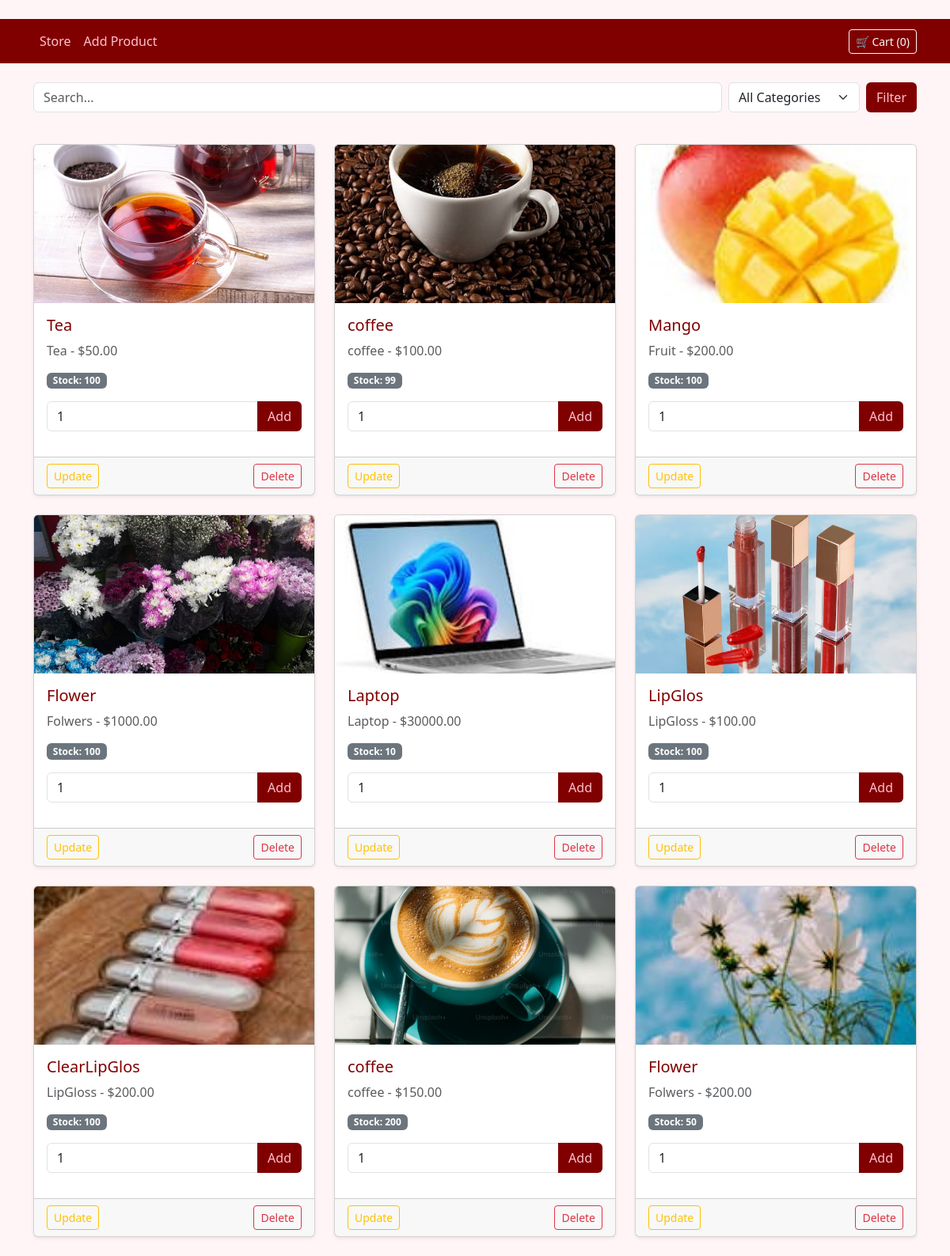
The page /store/ (signed in) on the database its author committed.
### product/models.py (models this page shows, shortened)
class product(models.Model):
    categories = [('Tea','Tea'), ('coffee','coffee'), ('Juice','Juice'),('Folwers','Folwers'),('Laptop','Laptop'),('Fruit','Fruit'),('LipGloss','LipGloss')]
    name = models.CharField(max_length=50)
    price = models.DecimalField(max_digits=10, decimal_places=2, validators=[MinValueValidator(0.01)])
    category = models.CharField(max_length=50, choices=categories)
    image = models.ImageField(upload_to='product_images/%y/%m/%d', blank=True)
    Is_Available = models.BooleanField(default=True)
    stock = models.PositiveIntegerField(default=0)

### product/views.py (the view)
# urls.py: path('store/', views.product_List, name='product_List'),
def product_List(request):
    if 'username' not in request.session: return redirect('home')
    products = product.objects.all()
    query = request.GET.get('q')
    if query: products = products.filter(name__icontains=query)
    cat = request.GET.get('category')
    if cat: products = products.filter(category=cat)
    return render(request, 'pages/product.html', {'pro': products})

### templates/pages/product.html (shortened to what this page needs)
{% extends 'base.html' %}
{% block content %}
<div class="row mb-4">
    <form class="d-flex" method="GET">
        <input name="q" class="form-control me-2" placeholder="Search..." value="{{ request.GET.q }}">
        <select name="category" class="form-select me-2" style="width: 200px;">
            <option value="">All Categories</option>
        </select>
        <button class="btn btn-custom" type="submit">Filter</button>
    </form>
</div>
<div class="row">
    {% for x in pro %}
    <div class="col-md-4 mb-4">
        <div class="card shadow-sm h-100">
            {% if x.image %}<img src="{{ x.image.url }}" class="card-img-top" style="height: 200px; object-fit: cover;">{% endif %}
            <div class="card-body">
                <h5 class="card-title" style="color: #800000;">{{ x.name }}</h5>
                <p class="text-muted">{{ x.category }} - ${{ x.price }}</p>
                <p class="badge bg-secondary">Stock: {{ x.stock }}</p>
                <form action="{% url 'add_to_cart' x.id %}" method="POST">
                    <div class="input-group">
                        <input type="number" name="quantity" value="1" min="1" max="{{ x.stock }}" class="form-control">
                        <button class="btn btn-custom" type="submit">Add</button>
                    </div>
                </form>
            </div>
            <div class="card-footer d-flex justify-content-between">
                <a href="{% url 'update_pro' x.id %}" class="btn btn-sm btn-outline-warning">Update</a>
                <a href="{% url 'delete_pro' x.id %}" class="btn btn-sm btn-outline-danger">Delete</a>
            </div>
        </div>
    </div>
    {% endfor %}
</div>
{% endblock %}

### templates/base.html (shortened to what this page needs)
﻿<!DOCTYPE html>
<html>
<head>
    <link href="https://cdn.jsdelivr.net/npm/bootstrap@5.3.0/dist/css/bootstrap.min.css" rel="stylesheet">
</head>
<body>
    <nav class="navbar navbar-expand-lg">
        <div class="container">
            <div class="navbar-nav me-auto">
                <a class="nav-link" href="{% url 'product_List' %}">Store</a>
                <a class="nav-link" href="{% url 'addpro' %}">Add Product</a>
            </div>
            <div class="d-flex align-items-center">
                <a href="{% url 'view_cart' %}" class="btn btn-outline-light btn-sm">🛒 Cart ({{ request.session.cart|length|default:0 }})</a>
            </div>
        </div>
    </nav>
    <div class="container mt-4">{% block content %}{% endblock %}</div>
</body>
</html>

### templates/base.html (style rules this page uses)
.navbar { background: #800000 !important; }
.nav-link, .navbar-brand { color: #FFC0CB !important; }
body { background: #fff5f6; }
.btn-custom { background: #800000; color: #FFC0CB; }

### rows shown on the page
product: image (picture), name "Tea", category "Tea", price "50.00", stock "100"
product: image (picture), name "coffee", category "coffee", price "100.00", stock "99"
product: image (picture), name "Mango", category "Fruit", price "200.00", stock "100"
product: image (picture), name "Flower", category "Folwers", price "1000.00", stock "100"
product: image (picture), name "Laptop", category "Laptop", price "30000.00", stock "10"
product: image (picture), name "LipGlos", category "LipGloss", price "100.00", stock "100"
product: image (picture), name "ClearLipGlos", category "LipGloss", price "200.00", stock "100"
product: image (picture), name "coffee", category "coffee", price "150.00", stock "200"
product: image (picture), name "Flower", category "Folwers", price "200.00", stock "50"

### other values the page prints
{{ request.session.cart|length|default:0 }} "0"
